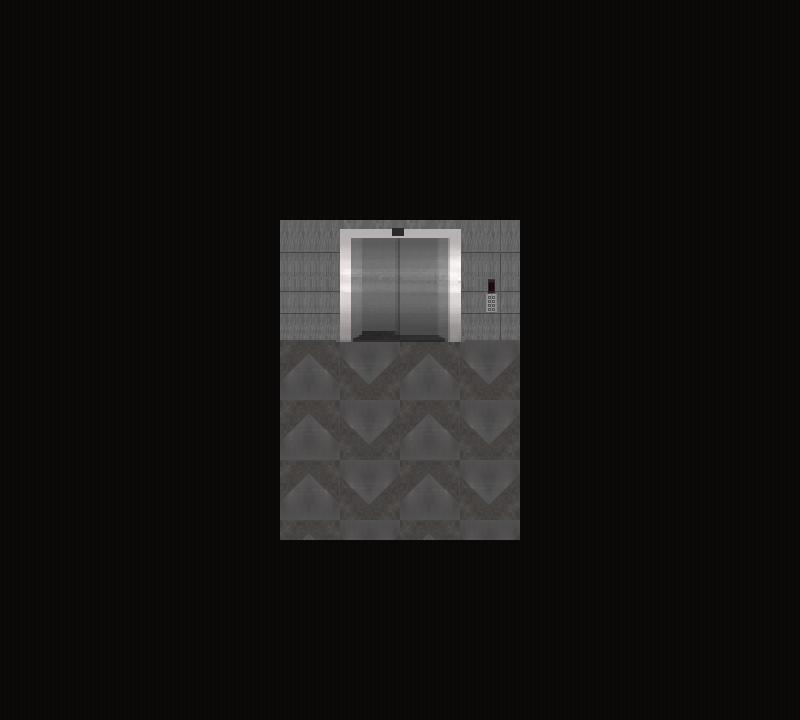

A level layout from a 2D game, rendered from its tile map. Below: a short description, then the map file with tile-grid data replaced by summaries:
An orthogonal 200x180 tile map with 4x4 px tiles, 2 tile layers (ground, wall), 2 tilesets and 5 objects.

<map version="1.10" tiledversion="1.10.1" orientation="orthogonal" renderorder="right-down" width="200" height="180" tilewidth="4" tileheight="4" infinite="0" nextlayerid="4" nextobjectid="16">
 <tileset firstgid="1" source="elevator_asset.tsx" />
 <tileset firstgid="30101" source="singong_lobby_asset.tsx" />
 <layer id="1" name="ground" width="200" height="180">
  <data>[36000 cells, 4800 non-empty, 450 distinct tile ids]</data>
 </layer>
 <layer id="2" name="wall" width="200" height="180">
  <data>[36000 cells, 33033 non-empty, 1229 distinct tile ids]</data>
 </layer>
 <objectgroup id="3" name="NoPassing">
  <object id="4" x="210.087" y="180.087" width="383.731" height="39.6403" />
  <object id="5" x="212.125" y="220.25" width="67.625" height="319.75">
   <polygon points="0,0 136.958,2.66667 136.958,121.937 68.9583,120.542 67.625,319.75 0,319.75" />
  </object>
  <object id="8" x="519.875" y="219.75" width="73.5833" height="320.125">
   <polygon points="0,0 73.5833,0 73.5833,320.125 1.33333,321.458 -0.666667,121.76 -64,119.396 -68.6667,1.36458" />
  </object>
  <object id="11" x="212.667" y="540.667" width="381" height="44" />
  <object id="14" x="350" y="221" width="97.5" height="47" />
 </objectgroup>
</map>
